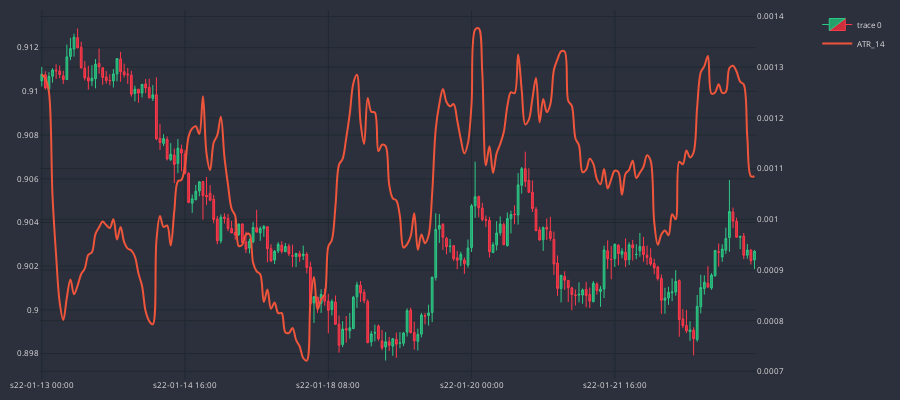

Notebook code cell kept with this figure:
### Code cell
df_plot = df_an.iloc[-200:]

cp = CandlePlot(df_plot, candles = True)
cp.show_plot(sec_traces=['ATR_14'])

### Figure 1 — Plotly figure (JSON) as saved in the notebook; plotly's stock layout.template omitted (floating-point values rounded to 4 significant figures; data arrays with more than 128 entries replaced by an {"elided": "..."} marker saying what was removed)
{"data": [{"close": {"elided": "200 float values"}, "decreasing": {"fillcolor": "#CC2E3C", "line": {"color": "#FF3A4C"}}, "high": {"elided": "200 float values"}, "increasing": {"fillcolor": "#24A06B", "line": {"color": "#2EC886"}}, "line": {"width": 1}, "low": {"elided": "200 float values"}, "opacity": 1, "open": {"elided": "200 float values"}, "type": "candlestick", "x": {"elided": "200 str values"}}, {"line": {"shape": "spline", "width": 2}, "name": "ATR_14", "type": "scatter", "x": {"elided": "200 str values"}, "xaxis": "x", "y": {"elided": "200 float values"}, "yaxis": "y2"}], "layout": {"font": {"color": "#e1e1e1", "size": 8}, "height": 400, "margin": {"b": 10, "l": 10, "r": 10, "t": 10}, "paper_bgcolor": "#2c303c", "plot_bgcolor": "#2c303c", "width": 900, "xaxis": {"anchor": "y", "domain": [0, 0.94], "gridcolor": "#1f292f", "nticks": 5, "rangeslider": {"visible": false}}, "yaxis": {"anchor": "x", "domain": [0, 1], "gridcolor": "#1f292f"}, "yaxis2": {"anchor": "x", "gridcolor": "#1f292f", "overlaying": "y", "side": "right"}}}
